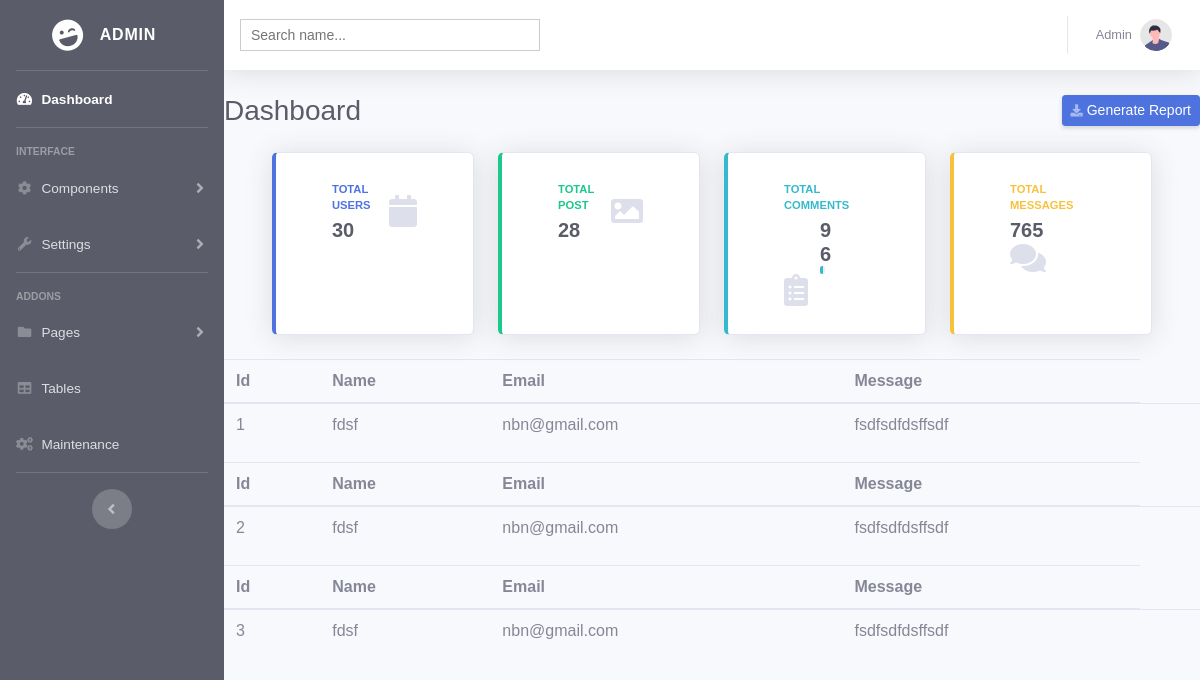
The page /admin/contact.php on the database as committed earlier.
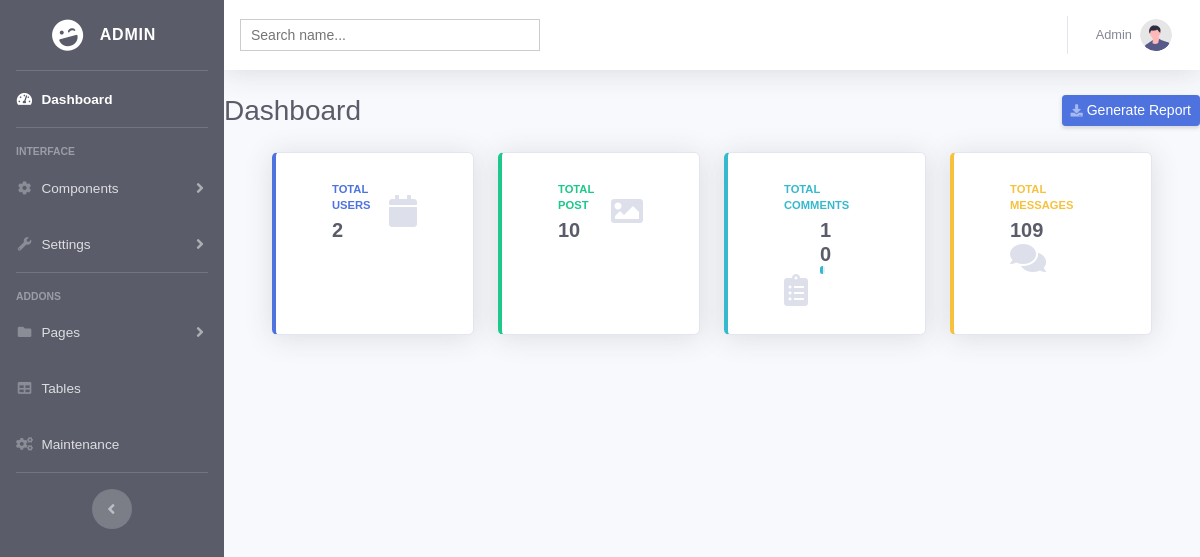
The same page on the database as committed later.
### tables this page shows
CREATE TABLE `contact` (
  `id` int(10) NOT NULL,
  `name` varchar(50) NOT NULL,
  `email` varchar(50) NOT NULL,
  `message` varchar(100) NOT NULL
);

### admin/include/contact.php (the view, shortened to what this page needs)
<?php
include_once 'model/db.php';
$sql = "SELECT id,name, email,message FROM contact";
$result = $connect->query($sql);
if ($result->num_rows > 0) {
  while($row = $result->fetch_assoc()) {
?>
<!DOCTYPE html>
<html lang="en">
<head>
</head>
<body>
<table class="table">
  <thead>
    <tr>
      <th scope="col"> Id </th>
      <th scope="col">Name</th>
      <th scope="col">Email</th>
      <th scope="col">Message</th>
    </tr>
  </thead>
  <tbody>
    <tr>
      <td> <?php echo "".$row['id']."" ?> </td>
      <td><?php echo  "".$row['name']."" ?></td>
      <td><?php echo "".$row['email']."" ?></td>
      <td><?php echo "".$row['message']."" ?></td>
      <td>  </td>
    </tr>
  </tbody>
</table>
  </body>
  </html>
<?php
  }
}
?>

### admin/header.php (shortened to what this page needs)
<head>
    <link href="resources/vendor/fontawesome-free/css/all.min.css" rel="stylesheet" type="text/css">
    <link href="resources/css/sb-admin-2.min.css" rel="stylesheet">
</head>

### admin/contact.php (shortened to what this page needs)
<?php
include 'model/db.php'
?>
<?php
include 'header.php';
?>
<!DOCTYPE html>
<html lang="en">
<body id="page-top">
    <div id="wrapper">
       <?php include 'include/sidebar.php' ?>
        <div id="content-wrapper" class="d-flex flex-column">
            <div id="content">
                <?php include 'include/nav.php' ?>
                <?php include 'include/analytics.php' ?>
                <?php include 'include/contact.php' ?>
            </div>
        </div>
    </div>
</body>
</html>

### admin/include/sidebar.php (shortened to what this page needs)
<?php include 'header.php'  ?>
<ul class="navbar-nav bg-dark sidebar sidebar-dark accordion" id="accordionSidebar">
    <a class="sidebar-brand d-flex align-items-center justify-content-center" href="index.php">
        <div class="sidebar-brand-icon rotate-n-15">
            <i class="fas fa-laugh-wink"></i>
        </div>
        <div class="sidebar-brand-text mx-3">Admin</div>
    </a>
    <hr class="sidebar-divider my-0" />
    <li class="nav-item active">
        <a class="nav-link" href="">
            <i class="fas fa-fw fa-tachometer-alt"></i>
            <span>Dashboard</span></a>
    </li>
    <hr class="sidebar-divider" />
    <div class="sidebar-heading">Interface</div>
    <li class="nav-item">
        <a class="nav-link collapsed" href="#" data-toggle="collapse" data-target="#collapseTwo" aria-expanded="true"
            aria-controls="collapseTwo">
            <i class="fas fa-fw fa-cog"></i>
            <span>Components</span>
        </a>
    </li>
    <li class="nav-item">
        <a class="nav-link collapsed" href="#" data-toggle="collapse" data-target="#collapseUtilities"
            aria-expanded="true" aria-controls="collapseUtilities">
            <i class="fas fa-fw fa-wrench"></i>
            <span>Settings</span>
        </a>
    </li>
    <hr class="sidebar-divider" />
    <div class="sidebar-heading">Addons</div>
    <li class="nav-item">
        <a class="nav-link collapsed" href="#" data-toggle="collapse" data-target="#collapsePages" aria-expanded="true"
            aria-controls="collapsePages">
            <i class="fas fa-fw fa-folder"></i>
            <span>Pages</span>
        </a>
    </li>
    <li class="nav-item">
        <a class="nav-link" href="tables.html">
            <i class="fas fa-fw fa-table"></i>
            <span>Tables</span></a>
    </li>
    <li class="nav-item">
        <a class="nav-link" href="maintenance.php">
            <i class="fa fa-cogs"></i>
            <span>Maintenance</span></a>
    </li>
    <hr class="sidebar-divider d-none d-md-block" />
    <div class="text-center d-none d-md-inline">
        <button class="rounded-circle border-0" id="sidebarToggle"></button>
    </div>
</ul>

### admin/include/nav.php (shortened to what this page needs)
<?php include 'header.php' ?>
<nav
  class="navbar navbar-expand navbar-light bg-white topbar mb-4 static-top shadow"
>
  <?php include 'pages/search.php'; ?>
  <ul class="navbar-nav ml-auto">
    <li class="nav-item dropdown no-arrow">
      <a
        class="nav-link dropdown-toggle"
        href="#"
        id="userDropdown"
        role="button"
        data-toggle="dropdown"
        aria-haspopup="true"
        aria-expanded="false"
      >
        <span class="mr-2 d-none d-lg-inline text-gray-600 small"
          >Admin</span
        >
        <img class="img-profile rounded-circle" src="../resources/img/undraw_profile.svg" />
      </a>
    </li>
  </ul>
</nav>

### admin/pages/search.php (shortened to what this page needs)
<!DOCTYPE html>
<html lang="en">
<head>
</head>
<body>
    <div class="search-box">
        <input type="text" autocomplete="off" placeholder="Search name..." />
    </div>
</body>
</html>

### admin/include/analytics.php
<div class="d-sm-flex align-items-center justify-content-between mb-4">
        <h1 class="h3 mb-0 text-gray-800">Dashboard</h1>
        <a href="#" class="d-none d-sm-inline-block btn btn-sm btn-primary shadow-sm"><i
                class="fas fa-download fa-sm text-white-50"></i> Generate Report</a>
    </div>
<div class="row">
<div class="col-xl-3 col-md-6 mb-4">
    <div class="card border-left-primary shadow h-100 py-2">
        <div class="card-body">
            <div class="row no-gutters align-items-center">
                <div class="col mr-2">
                    <div class="text-xs font-weight-bold text-primary text-uppercase mb-1">
                        Total Users</div>
                    <div class="h5 mb-0 font-weight-bold text-gray-800">
                        <?php
                                      $sql = "SELECT * from users";
                                      if ($result = mysqli_query($connect, $sql)) {
                                      $rowcount = mysqli_num_rows( $result );
                                      printf( $rowcount);
                                  }
                                        ?>
                    </div>
                </div>
                <div class="col-auto">
                    <i class="fas fa-calendar fa-2x text-gray-300"></i>
                </div>
            </div>
        </div>
    </div>
</div>
<div class="col-xl-3 col-md-6 mb-4">
    <div class="card border-left-success shadow h-100 py-2">
        <div class="card-body">
            <div class="row no-gutters align-items-center">
                <div class="col mr-2">
                    <div class="text-xs font-weight-bold text-success text-uppercase mb-1">
                        Total Post</div>
                    <div class="h5 mb-0 font-weight-bold text-gray-800">
                        <?php
                                    $sql = "SELECT * from images ";
                                    if ($result = mysqli_query($connect, $sql)) {
                                    $rowcount = mysqli_num_rows( $result );
                                    printf( $rowcount);
                                }
                                    ?>
                    </div>
                </div>
                <div class="col-auto">
                    <i class="fas fa-image fa-2x  text-gray-300"></i>
                </div>
            </div>
        </div>
    </div>
</div>
<div class="col-xl-3 col-md-6 mb-4">
    <div class="card border-left-info shadow h-100 py-2">
        <div class="card-body">
            <div class="row no-gutters align-items-center">
                <div class="col mr-2">
                    <div class="text-xs font-weight-bold text-info text-uppercase mb-1">Total Comments
                    </div>
                    <div class="row no-gutters align-items-center">
                        <div class="col-auto">
                            <div class="h5 mb-0 mr-3 font-weight-bold text-gray-800">
                                <?php
                                                $sql="SELECT * From  comment";
                                                $result =mysqli_query($connect,$sql);
                                                if ($rowcount=mysqli_num_rows($result)){
                                                printf( $rowcount);
                                                }
                                                ?>
                            </div>
                        </div>
                        <div class="col">
                            <div class="progress progress-sm mr-2">
                                <div class="progress-bar bg-info" role="progressbar" style="width: 50%"
                                    aria-valuenow="50" aria-valuemin="0" aria-valuemax="100"></div>
                            </div>
                        </div>
                    </div>
                </div>
                <div class="col-auto">
                    <i class="fas fa-clipboard-list fa-2x text-gray-300"></i>
                </div>
            </div>
        </div>
    </div>
</div>
<div class="col-xl-3 col-md-6 mb-4">
    <div class="card border-left-warning shadow h-100 py-2">
        <div class="card-body">
            <div class="row no-gutters align-items-center">
                <div class="col mr-2">
                    <div class="text-xs font-weight-bold text-warning text-uppercase mb-1">
                        Total Messages</div>
                    <div class="h5 mb-0 font-weight-bold text-gray-800">
                        <?php
                                        $sql = "SELECT * FROM chats";
                                        if ($result = mysqli_query($connect,$sql)){
                                            $rowcount = mysqli_num_rows($result);
                                            echo $rowcount;
                                        }
                                        ?>
                    </div>
                </div>
                <div class="col-auto">
                    <i class="fas fa-comments fa-2x text-gray-300"></i>
                </div>
            </div>
        </div>
    </div>
</div>
</div>

### admin/pages/search.php (style rules this page uses)
body { font-family: Arail, sans-serif; }
.search-box { width: 300px; position: relative; display: inline-block; font-size: 14px; }
.search-box input[type="text"] { height: 32px; padding: 5px 10px; border: 1px solid #CCCCCC; font-size: 14px; }
.search-box input[type="text"], .result { width: 100%; box-sizing: border-box; }

### admin/contact.php (style rules this page uses)
.row { margin-right: 2.25rem; margin-left: 2.25rem; }

Rows that differ between the two databases and show on the page:
removed contact: id "1", name "fdsf", email "nbn@gmail.com", message "fsdfsdfdsffsdf"
removed contact: id "2", name "fdsf", email "nbn@gmail.com", message "fsdfsdfdsffsdf"
removed contact: id "3", name "fdsf", email "nbn@gmail.com", message "fsdfsdfdsffsdf"
Other text that changed with them:
$rowcount: "765" → "109"
text no longer shown: "30 28 96"
text now shown: "2 10 10"
